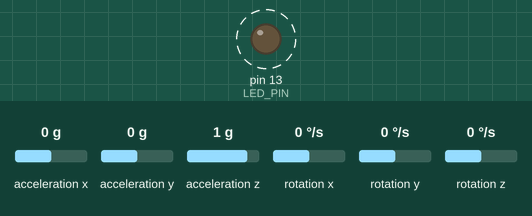
Simulated run of this sketch. Board: Arduino Uno, built with avr-gcc and run on an emulated ATmega328P. Parts: output pins drawn as LEDs (lit = HIGH). Dashed ring = blinking. The test bench sets the inputs (shaded band); at power-on: acceleration z 1 g, acceleration x 0 g, acceleration y 0 g, rotation x 0 °/s, rotation y 0 °/s, rotation z 0 °/s. What the sketch prints to the serial monitor is not drawn.

Above: at 0.81 s.
1.3 s: acceleration z set to -1.4 g
4.3 s: acceleration x set to -1.4 g
7.3 s: acceleration y set to -0.8 g
10.3 s: rotation x set to -192 °/s
Timing chart, 0 to 60.8 s (numbered marks = the images above; inputs shaded):
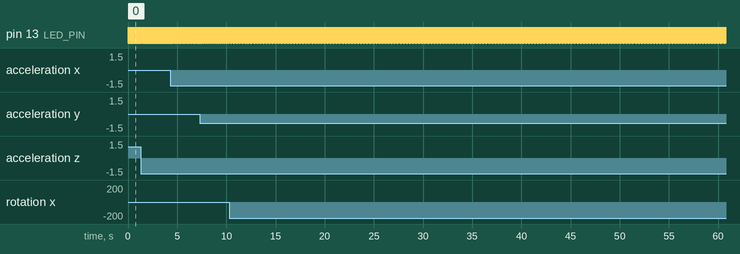

The sketch:

MPU6050_raw_ANGLES.ino
```cpp
// I2C device class (I2Cdev) demonstration Arduino sketch for MPU6050 class
// 10/7/2011 by Jeff Rowberg <jeff@rowberg.net>
// Updates should (hopefully) always be available at https://github.com/jrowberg/i2cdevlib
//
// Changelog:
//      2013-05-08 - added multiple output formats
//                 - added seamless Fastwire support
//      2011-10-07 - initial release

/* ============================================
I2Cdev device library code is placed under the MIT license
Copyright (c) 2011 Jeff Rowberg

Permission is hereby granted, free of charge, to any person obtaining a copy
of this software and associated documentation files (the "Software"), to deal
in the Software without restriction, including without limitation the rights
to use, copy, modify, merge, publish, distribute, sublicense, and/or sell
copies of the Software, and to permit persons to whom the Software is
furnished to do so, subject to the following conditions:

The above copyright notice and this permission notice shall be included in
all copies or substantial portions of the Software.

THE SOFTWARE IS PROVIDED "AS IS", WITHOUT WARRANTY OF ANY KIND, EXPRESS OR
IMPLIED, INCLUDING BUT NOT LIMITED TO THE WARRANTIES OF MERCHANTABILITY,
FITNESS FOR A PARTICULAR PURPOSE AND NONINFRINGEMENT. IN NO EVENT SHALL THE
AUTHORS OR COPYRIGHT HOLDERS BE LIABLE FOR ANY CLAIM, DAMAGES OR OTHER
LIABILITY, WHETHER IN AN ACTION OF CONTRACT, TORT OR OTHERWISE, ARISING FROM,
OUT OF OR IN CONNECTION WITH THE SOFTWARE OR THE USE OR OTHER DEALINGS IN
THE SOFTWARE.
===============================================
*/

// I2Cdev and MPU6050 must be installed as libraries, or else the .cpp/.h files
// for both classes must be in the include path of your project
#include "I2Cdev.h"
#include "MPU6050.h"

#define A_R 16384.0
#define G_R 131.0
#define RAD_A_DEG = 57.295779

// Arduino Wire library is required if I2Cdev I2CDEV_ARDUINO_WIRE implementation
// is used in I2Cdev.h
#if I2CDEV_IMPLEMENTATION == I2CDEV_ARDUINO_WIRE
    #include "Wire.h"
#endif

// class default I2C address is 0x68
// specific I2C addresses may be passed as a parameter here
// AD0 low = 0x68 (default for InvenSense evaluation board)
// AD0 high = 0x69
MPU6050 accelgyro;
//MPU6050 accelgyro(0x69); // <-- use for AD0 high

int16_t ax, ay, az;
int16_t gx, gy, gz;


// uncomment "OUTPUT_READABLE_ACCELGYRO" if you want to see a tab-separated
// list of the accel X/Y/Z and then gyro X/Y/Z values in decimal. Easy to read,
// not so easy to parse, and slow(er) over UART.
#define OUTPUT_READABLE_ACCELGYRO

// uncomment "OUTPUT_BINARY_ACCELGYRO" to send all 6 axes of data as 16-bit
// binary, one right after the other. This is very fast (as fast as possible
// without compression or data loss), and easy to parse, but impossible to read
// for a human.
//#define OUTPUT_BINARY_ACCELGYRO


#define LED_PIN 13
bool blinkState = false;

float Acc[2];
float Gy[2];
float Angle[2];
float Temp[2];


void setup() {
    // join I2C bus (I2Cdev library doesn't do this automatically)
    #if I2CDEV_IMPLEMENTATION == I2CDEV_ARDUINO_WIRE
        Wire.begin();
    #elif I2CDEV_IMPLEMENTATION == I2CDEV_BUILTIN_FASTWIRE
        Fastwire::setup(400, true);
    #endif

    // initialize serial communication
    // (38400 chosen because it works as well at 8MHz as it does at 16MHz, but
    // it's really up to you depending on your project)
    Serial.begin(38400);

    // initialize device
    Serial.println("Initializing I2C devices...");
    accelgyro.initialize();

    // verify connection
    Serial.println("Testing device connections...");
    Serial.println(accelgyro.testConnection() ? "MPU6050 connection successful" : "MPU6050 connection failed");

    // use the code below to change accel/gyro offset values
    /*
    Serial.println("Updating internal sensor offsets...");
    // -76	-2359	1688	0	0	0
    Serial.print(accelgyro.getXAccelOffset()); Serial.print("\t"); // -76
    Serial.print(accelgyro.getYAccelOffset()); Serial.print("\t"); // -2359
    Serial.print(accelgyro.getZAccelOffset()); Serial.print("\t"); // 1688
    Serial.print(accelgyro.getXGyroOffset()); Serial.print("\t"); // 0
    Serial.print(accelgyro.getYGyroOffset()); Serial.print("\t"); // 0
    Serial.print(accelgyro.getZGyroOffset()); Serial.print("\t"); // 0
    Serial.print("\n");
    accelgyro.setXGyroOffset(220);
    accelgyro.setYGyroOffset(76);
    accelgyro.setZGyroOffset(-85);
    Serial.print(accelgyro.getXAccelOffset()); Serial.print("\t"); // -76
    Serial.print(accelgyro.getYAccelOffset()); Serial.print("\t"); // -2359
    Serial.print(accelgyro.getZAccelOffset()); Serial.print("\t"); // 1688
    Serial.print(accelgyro.getXGyroOffset()); Serial.print("\t"); // 0
    Serial.print(accelgyro.getYGyroOffset()); Serial.print("\t"); // 0
    Serial.print(accelgyro.getZGyroOffset()); Serial.print("\t"); // 0
    Serial.print("\n");
    */

    // configure Arduino LED for
    pinMode(LED_PIN, OUTPUT);
}

void loop() {
    // read raw accel/gyro measurements from device
    accelgyro.getMotion6(&ax, &ay, &az, &gx, &gy, &gz);

    // these methods (and a few others) are also available
    //accelgyro.getAcceleration(&ax, &ay, &az);
    //accelgyro.getRotation(&gx, &gy, &gz);
    Acc[1] = atan(-1*(ax/A_R)/sqrt(pow((ay/A_R),2) + pow((az/A_R),2)))*RAD_TO_DEG;
    Acc[0] = atan((ay/A_R)/sqrt(pow((ax/A_R),2) + pow((az/A_R),2)))*RAD_TO_DEG;

    Gy[0] = gx/G_R;
    Gy[1] = gy/G_R;

    Angle[0] = 0.98 *(Angle[0]+Gy[0]*0.010) + 0.02*Acc[0];
    Angle[1] = 0.98 *(Angle[1]+Gy[1]*0.010) + 0.02*Acc[1];

    #ifdef OUTPUT_READABLE_ACCELGYRO
        // display tab-separated accel/gyro x/y/z values
        Serial.print("a/g:\t");
        Serial.print(ax); Serial.print("\t");
        Serial.print(ay); Serial.print("\t");
        Serial.print(az); Serial.print("\t");
        Serial.print(gx); Serial.print("\t");
        Serial.print(gy); Serial.print("\t");
        Serial.print(gz); Serial.print("\t");
        Serial.print("Angle X: "); Serial.print(Angle[0]); Serial.println("n");
        Serial.print("Angle Y: "); Serial.print(Angle[1]); Serial.print("n------------n");


    #endif

    #ifdef OUTPUT_BINARY_ACCELGYRO
        Serial.write((uint8_t)(ax >> 8)); Serial.write((uint8_t)(ax & 0xFF));
        Serial.write((uint8_t)(ay >> 8)); Serial.write((uint8_t)(ay & 0xFF));
        Serial.write((uint8_t)(az >> 8)); Serial.write((uint8_t)(az & 0xFF));
        Serial.write((uint8_t)(gx >> 8)); Serial.write((uint8_t)(gx & 0xFF));
        Serial.write((uint8_t)(gy >> 8)); Serial.write((uint8_t)(gy & 0xFF));
        Serial.write((uint8_t)(gz >> 8)); Serial.write((uint8_t)(gz & 0xFF));
    #endif

    // blink LED to indicate activity
    blinkState = !blinkState;
    digitalWrite(LED_PIN, blinkState);
}
```

Measured:
- by itself, pin 13 (LED_PIN): alternates HIGH for 0.02 s and LOW for 0.02 s
